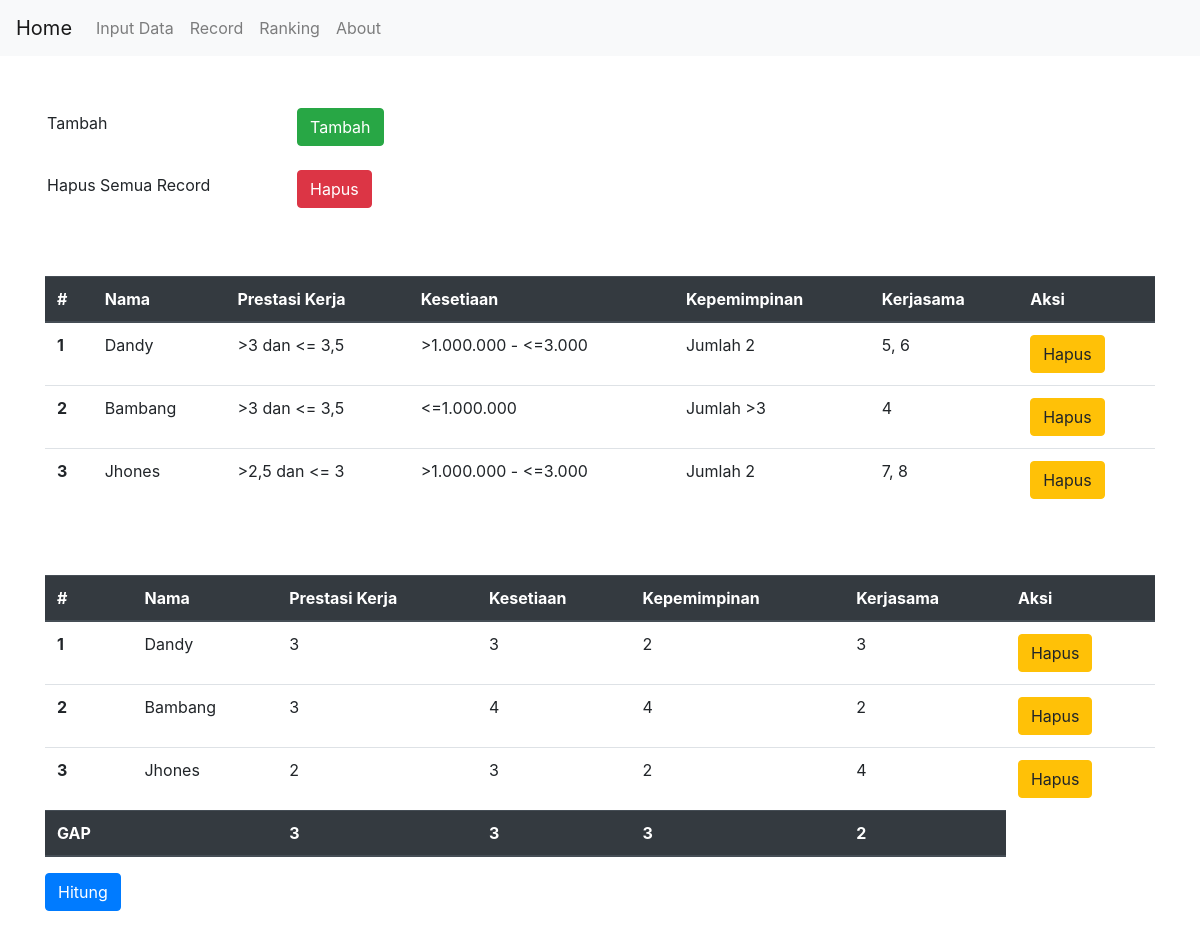
Screenshot of /proses.php with the database file from the repository.
### tables this page shows
CREATE TABLE `keterangansiswa` (
  `nama` varchar(30) NOT NULL,
  `ket_ipk` varchar(20) NOT NULL,
  `ket_penghasilan` varchar(20) NOT NULL,
  `ket_tanggungan` varchar(20) NOT NULL,
  `ket_smt` varchar(20) NOT NULL
);

CREATE TABLE `siswa` (
  `nama` varchar(30) NOT NULL,
  `ipk` int(5) NOT NULL,
  `penghasilan` int(5) NOT NULL,
  `tanggungan` int(5) NOT NULL,
  `semester` int(5) NOT NULL
);

### proses.php (the view, shortened to what this page needs)
<?php
    include "koneksi.php";
?>
<html>
<head>
    <link rel="stylesheet" href="https://stackpath.bootstrapcdn.com/bootstrap/4.3.1/css/bootstrap.min.css">
</head>
<body>
    <nav class="navbar navbar-expand-lg navbar-light bg-light">
        <a class="navbar-brand" href="index.php">Home</a>
        <div class="collapse navbar-collapse" id="navbarNav">
        <ul class="navbar-nav">
            <li class="nav-item">
                <a class="nav-link" href="inputdata.php">Input Data</a>
            </li>
          <li class="nav-item">
            <a class="nav-link" href="proses.php">Record</a>
          </li>
          <li class="nav-item">
            <a class="nav-link" href="rangking.php">Ranking</a>
          </li>
            <li class="nav-item">
                <a class="nav-link" href="about.php">About</a>
            </li>
        </ul>
        </div>
    </nav>
    <div class="container"><br><br>
    <form  role="form" method="post" action="inputdata.php" class="form-inline">
        <div class="form-group mb-2">
            <input type="text" readonly class="form-control-plaintext" value="Tambah">
        </div>
        <button type="submit" name="submitdelete" class="btn btn-success">Tambah</button>
    </form>
    <form  role="form" method="post" action="recorddelete.php" class="form-inline">
        <div class="form-group mb-2">
            <input type="text" readonly class="form-control-plaintext" value="Hapus Semua Record">
        </div>
        <button type="submit" name="submitdelete" class="btn btn-danger">Hapus</button>
    </form>
    <br><br>
    <table class="table">
        <thead class="thead-dark">
            <tr>
              <th scope="col">#</th>
              <th scope="col">Nama</th>
              <th scope="col">Prestasi Kerja</th>
              <th scope="col">Kesetiaan</th>
              <th scope="col">Kepemimpinan</th>
              <th scope="col">Kerjasama</th>
              <th scope="col">Aksi</th>
            </tr>
        </thead>
        <tbody>
            <?php
                $query1 = mysqli_query($koneksi,"SELECT * FROM keterangansiswa");
                if(mysqli_num_rows($query1)>0){
            ?>
            <?php
                $a = 1;
                while($data = mysqli_fetch_array($query1)){
            ?>
            <tr>
                <th scope="row"><?php echo $a; ?></th>
                <td><?php echo $data["nama"];?></td>
                <td><?php echo $data["ket_ipk"];?></td>
                <td><?php echo $data["ket_penghasilan"];?></td>
                <td><?php echo $data["ket_tanggungan"];?></td>
                <td><?php echo $data["ket_smt"];?></td>
                <td>
                    <div class="btn-group" role="group" aria-label="Basic example">
                        <button type="button" class="btn btn-warning" onclick="window.location.href='delete.php?id=<?php echo $data['nama']; ?>'">Hapus</button>
                    </div>
                </td>
            </tr>
            <?php $a++; } ?>
            <?php } ?>
            </tbody>
    </table>
    <br><br>
    <form  role="form" method="post" action="hasil.php" class="form-inline">
        <table class="table">
            <thead class="thead-dark">
                <tr>
                  <th scope="col">#</th>
                  <th scope="col">Nama</th>
                  <th scope="col">Prestasi Kerja</th>
                  <th scope="col">Kesetiaan</th>
                  <th scope="col">Kepemimpinan</th>
                  <th scope="col">Kerjasama</th>
				  <th scope="col">Aksi</th>
                </tr>
            </thead>
            <tbody>
                <?php
                    $query = mysqli_query($koneksi,"SELECT * FROM siswa");
                    if(mysqli_num_rows($query)>0){
                ?>
                <?php
                    $a = 1;
                    while($data = mysqli_fetch_array($query)){
                ?>
                <tr>
                  <th scope="row"><?php echo $a; ?></th>
                  <td><?php echo $data["nama"];?></td>
                  <td><?php echo $data["ipk"];?></td>
                  <td><?php echo $data["penghasilan"];?></td>
                  <td><?php echo $data["tanggungan"];?></td>
                  <td><?php echo $data["semester"];?></td>
				  <td>
                    <div class="btn-group" role="group" aria-label="Basic example">
                        <button type="button" class="btn btn-warning" onclick="window.location.href='delete.php?id=<?php echo $data['nama']; ?>'">Hapus</button>
                    </div>
					</td>
                </tr>
                <?php $a++; } ?>
                <?php } ?>
            </tbody>
            <thead class="thead-dark">
                <tr>
                  <th scope="col">GAP</th>
                  <th scope="col"></th>
                  <th scope="col">3</th>
                  <th scope="col">3</th>
                  <th scope="col">3</th>
                  <th scope="col">2</th>
                </tr>
            </thead>
        </table>
        <button type="submit" name="hitunggap" class="btn btn-primary mb-2">Hitung</button>
    </form>
    </div>
</body>
</html>

### rows the page displays
keterangansiswa: nama "Dandy", ket_ipk ">3 dan <= 3,5", ket_penghasilan ">1.000.000 - <=3.000", ket_tanggungan "Jumlah 2", ket_smt "5, 6"
keterangansiswa: nama "Bambang", ket_ipk ">3 dan <= 3,5", ket_penghasilan "<=1.000.000", ket_tanggungan "Jumlah >3", ket_smt "4"
keterangansiswa: nama "Jhones", ket_ipk ">2,5 dan <= 3", ket_penghasilan ">1.000.000 - <=3.000", ket_tanggungan "Jumlah 2", ket_smt "7, 8"
siswa: nama "Dandy", ipk "3", penghasilan "3", tanggungan "2", semester "3"
siswa: nama "Bambang", ipk "3", penghasilan "4", tanggungan "4", semester "2"
siswa: nama "Jhones", ipk "2", penghasilan "3", tanggungan "2", semester "4"
